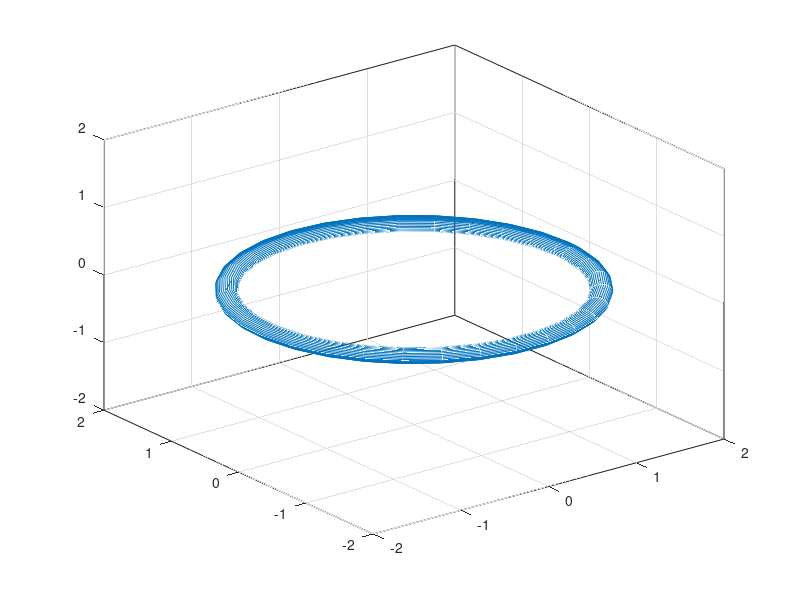

Here is the MATLAB script that generated this plot:
clc,clear,close all

[theta,phi] = meshgrid(0:0.2:2*pi);

theta = theta(:);
phi = phi(:);

ratio = 17;
r = 0.1;
R = r*ratio;

x = (R+r*cos(theta)).*cos(phi);
y = (R+r*cos(theta)).*sin(phi);
z = r*sin(theta);

% scatter3(x,y,z,".")
hold(gca,"on"),box(gca,"on"),grid(gca,"on")
view(3)
plot3(x,y,z)
axis([-2,2,-2,2,-2,2])
